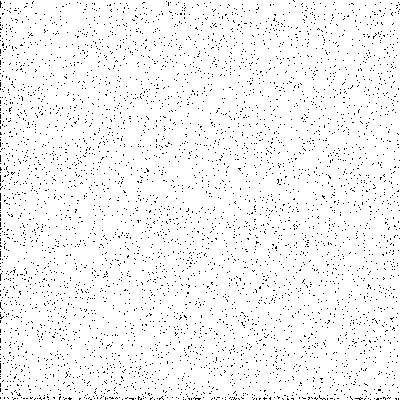
#> input picture train code/vue02/src/assets/111_hidden.png, 400 x 400 px, found by its file name
$ python read.py
#> lines starting #> are read from the running program, lines starting #| are printed output that depends on the picture
import cv2
import numpy as np


def apply_perspective_shape_change(image_path, points_src):
    """
    Apply a perspective transformation to change the shape of an image,
    making it look as if viewed from an angle.

    Parameters:
        image_path (str): The path to the image file.
        points_src (list of list of int): Source points for the transformation.

    Returns:
        The transformed image.
    """
#> called with image_path = 'images/111_hidden.png'
    # 读取图像
    image = cv2.imread(image_path)
#> image is the input picture: shape (400, 400, 3); 96.1% white; black in thin lines or dots
    h, w = image.shape[:2]
#> h = 400; w = 400

    # 定义目标点，以模拟从角度看图像的效果
    points_dst = [
        [w * 0.1, 0.09 * h],  # 左上角
        [w * 0.9, h * 0.2],  # 右上角
        [w * 0.9, h * 0.8],  # 右下角
        [w * 0.3, h * 0.96],
    ]

    # 将点转换为适合cv2.findHomography的格式
    pts_src = np.array(points_src, dtype="float32")
    pts_dst = np.array(points_dst, dtype="float32")

    # 计算透视变换矩阵
    matrix, _ = cv2.findHomography(pts_src, pts_dst)

    # 应用透视变换
    transformed_image = cv2.warpPerspective(image, matrix, (w, h))
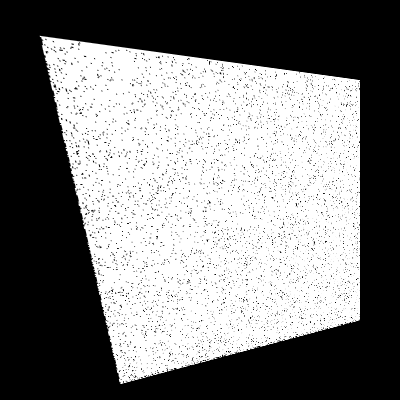
#> transformed_image: shape (400, 400, 3); min 0, max 255, mean 126.7
    transformed_image = cv2.warpPerspective(image, matrix, (w, h), flags=cv2.INTER_LINEAR,
                                            borderMode=cv2.BORDER_CONSTANT, borderValue=(255, 255, 255))
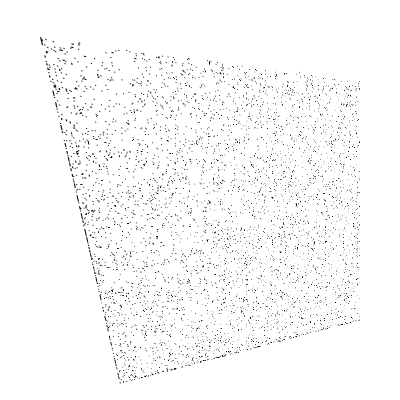
#> transformed_image: shape (400, 400, 3); min 0, max 255, mean 249.7

    return transformed_image


# 示例使用
image_path = 'images/111_hidden.png'  # 图像路径

# 源点，通常是图像的四个角
points_src = [[0, 0], [400, 0], [400, 400], [0, 400]]  # 请根据你的图像尺寸替换w和h

# 应用透视变换以改变形状
transformed_image = apply_perspective_shape_change(image_path, points_src)

# 显示结果
cv2.imshow("Shape Changed Image", transformed_image)
cv2.waitKey(0)
cv2.destroyAllWindows()
output_path = 'transformed_image.jpg'  # 保存路径
cv2.imwrite(output_path, transformed_image)
